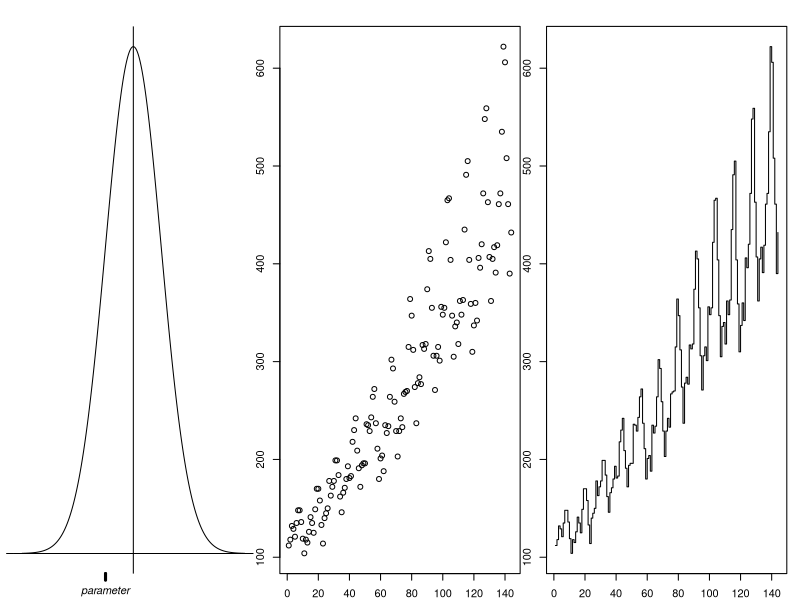
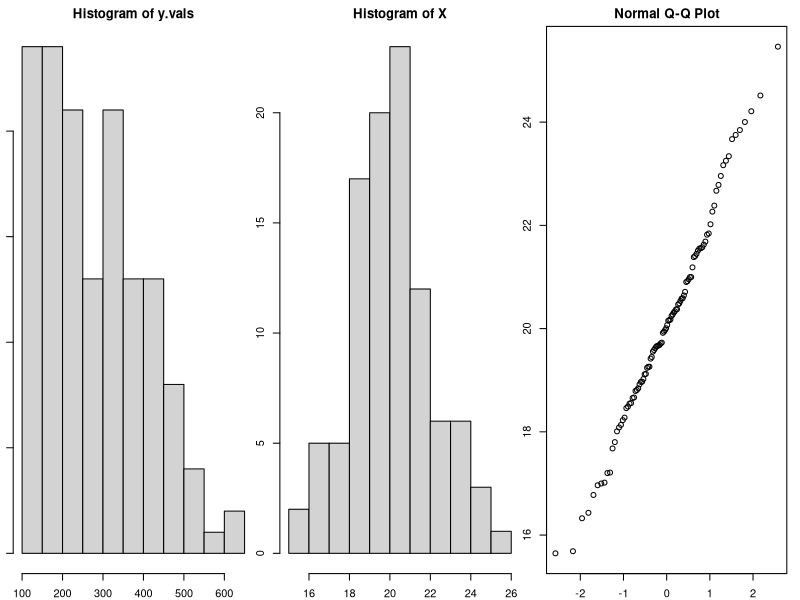

Here is the R script that generated these plots, in order:
# Point Estimation ---------------------------------------------------
'Source:  Statistics & Data With R
'

# Clear namespace and plots
rm(list=ls())
dev.off()

# Produce Biased - Unbiased Plots ------------------------------------
par(mfrow = c(1,3), mar=c(2,1,2,1))
x <- seq(-4, 4, length=1000)
plot(x, dnorm(x), axes = FALSE, 
     xlab=expression(plain('(a)')), 
     ylab='', type='l')
abline(h=0)
abline(v=0)
axis(1, at=-1, 
     labels=expression(italic('parameter')), 
     lwd=3)
axis(2, at=0, labels=expression(italic('estimator')))

# Create Step Plot --------------------------------------------------
data(AirPassengers)
y.vals <- AirPassengers
x.vals <- seq(length(AirPassengers))
plot(x.vals, y.vals)
plot(x.vals, y.vals, type='s')
hist(y.vals, breaks=10)

# Finding MLE Numberically ------------------------------------------


# Step 1 - create a sample from a normal distributoin with known mu and sigma2
mu <- 20; sigma.2 <- 4; set.seed(33)
X <- rnorm(100, mu, sqrt(sigma.2))
hist(X)    # hist plot
qqnorm(X)  # qq plot

# Step 2 - Define L According to equation 9.2, which is for the normal distribution
log.L <- function(mu.hat = 15, sigma.2.hat = 6){
  n <- length(X)
  n/2 * log(2 * pi * sigma.2.hat) + 1/2 * sum((X - mu.hat)^2 / sigma.2.hat)
}

# Step3 - Use MLE Function from the Stats Packages
library(stats4)
fit <- mle(log.L)
summary(fit)






















